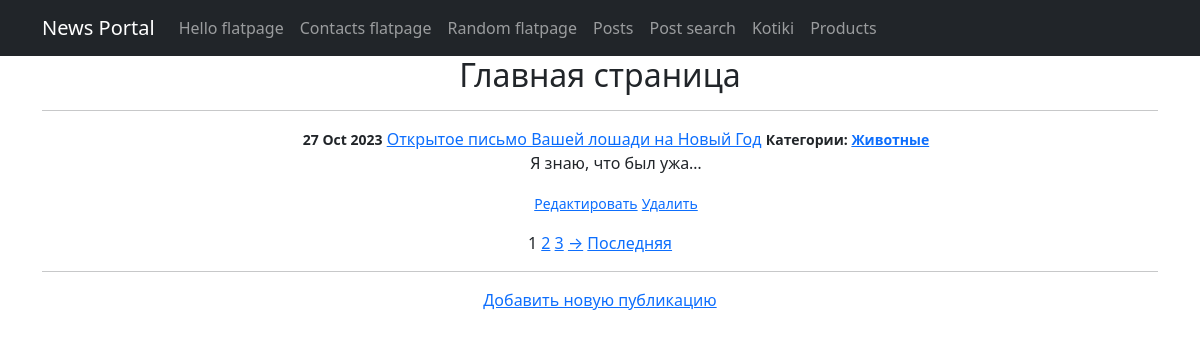
Page /news/ on the committed database.
### news/models.py (models this page shows, shortened)
class Post(models.Model):
    author = models.ForeignKey(Author, on_delete=models.CASCADE, related_name='posts')
    article = 'ART'
    news = 'NEW'
    POSTS = [
        (article, "Статья"),
        (news, "Новость")
    ]
    type = models.CharField(max_length=3,
                            choices=POSTS,
                            default=article)
    creation_time = models.DateTimeField(auto_now_add=True)
    title = models.CharField(max_length=255)
    text = models.TextField()
    rating = models.IntegerField(default=0)
    category = models.ManyToManyField(Category, through='PostCategory')
    class Meta:
        verbose_name = 'Публикация'
        verbose_name_plural = 'Публикации'

class Category(models.Model):
    name = models.CharField(max_length=255,
                            unique=True)
    subscribers = models.ManyToManyField(User,
                                         related_name='categories')
    class Meta:
        verbose_name = 'Категория'
        verbose_name_plural = 'Категории'
    def __str__(self):
        return self.name

### news/views.py (the view, shortened to what this page needs)
# urls.py: path('', PostList.as_view()),
class PostList(ListView):
    model = Post
    ordering = 'creation_time'
    template_name = 'news_app/news_list.html'
    context_object_name = 'news_all'
    paginate_by = 1
    form_class = PostForm
    def get_context_data(self, **kwargs):
        context = super().get_context_data(**kwargs)
        context['news'] = Post.objects.all()
        context['form'] = PostForm()
        context['category'] = Post.category
        return context

### templates/news_app/news_list.html (shortened to what this page needs)
{% extends 'flatpages/default.html' %}
{% block content %}
<h2>Главная страница</h2>
<hr>
{% if news_all %}
<ul class="list group list-group-flush">
  {% for news in news_all %}
      <li class="list-group-item">
        <small class="fw-bold">{{ news.creation_time|date:'d M Y' }}</small>
        <a href="{% url 'post_detail' news.id %}">{{ news.title }}</a>
        <small class="fw-bold"> Категории:
            {% for category in news.category.all %}
                <a href="{% url 'category_list' category.id %}">{{ category }}</a>
            {% endfor %}
        </small>
        <p>{{ news.text|truncatechars:20 }}</p>
        <small class="text-muted"><a href="{% url 'post_update' news.id %}">Редактировать</a></small>
        <small class="text-muted"><a href="{% url 'post_delete' news.id %}">Удалить</a></small>
      </li>
  {% endfor %}
</ul>
    {% else %}
            <h3>Публикаций нет!</h3>
{% endif %}
{% if is_paginated %}
    {% for num in page_obj.paginator.page_range %}
        {% if page_obj.number == num %}
            <a>{{ num }}</a>
        {% elif num > page_obj.number|add:'-3' and num < page_obj.number|add:'3' %}
            <a href="?page={{ num }}">{{ num }}</a>
        {% endif %}
    {% endfor %}
    {% if page_obj.has_next %}
        <a href="?page={{ page_obj.next_page_number }}">→</a>
        <a href="?page={{ page_obj.paginator.num_pages }}">Последняя</a>
    {% endif %}
{% endif %}
<hr>
<a href="{% url 'post_create' %}">Добавить новую публикацию</a> <br>
{% endblock content %}

### rows in the picture
Post: creation_time "27 Oct 2023", title "Открытое письмо Вашей лошади на Новый Год", text "Я знаю, что был ужа…"
Category: name "Животные"

### other values in the picture
{{ num }} "1"
{{ num }} "2" "3"
